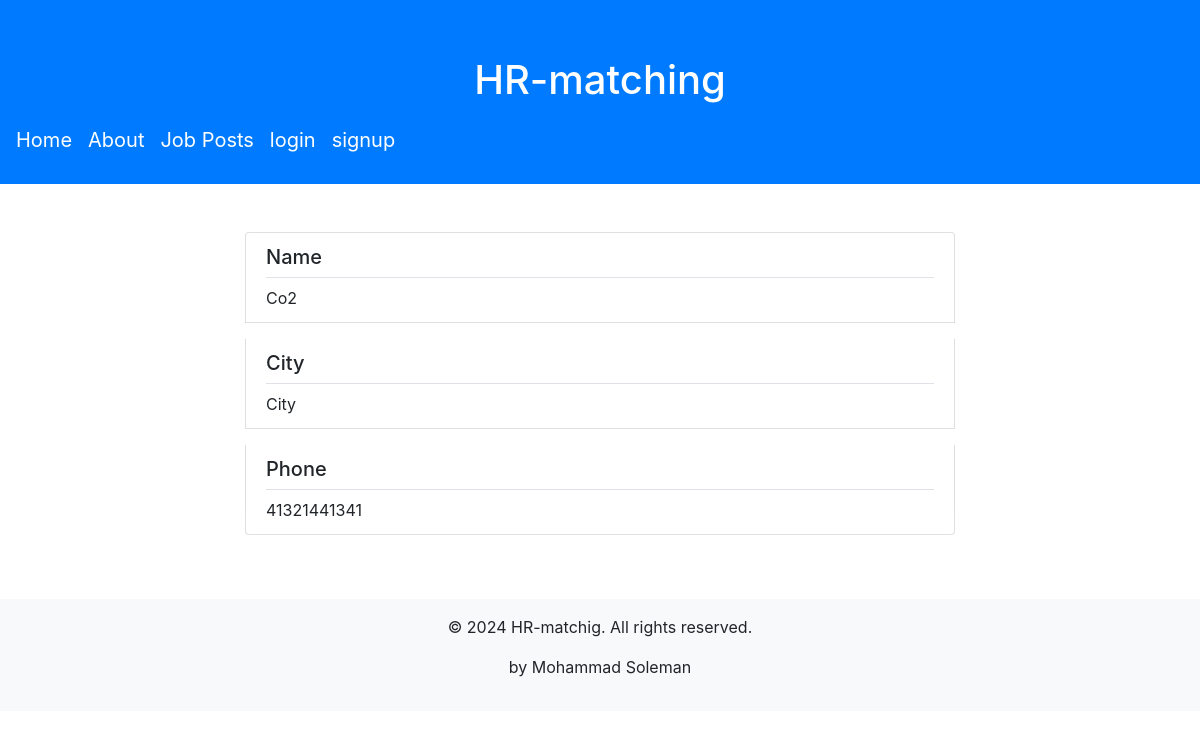
The app's page /company/3/details with its own data.
### mainapp/models.py (models this page shows, shortened)
class Company(models.Model):
    user = models.OneToOneField(User, on_delete=models.CASCADE, primary_key=True)
    name = models.CharField("Name", max_length=100, help_text="Company Name")
    city = models.CharField("City", max_length=100, help_text="Company City")
    phone = models.CharField("Phone", max_length=20, help_text="Company Phone")
    class Meta:
        verbose_name = "Company"
        verbose_name_plural = "Companies"
    def get_fields(self):
        return [
            (field.verbose_name, field.value_from_object(self))
            for field in self._meta.fields
            if field.verbose_name not in ["user"]
        ]

### mainapp/views/company.py (the view)
class CompanyDetailView(DetailView):
    model = Company
    template_name = "mainapp/company/company_detail.html"

### mainapp/templates/mainapp/company/company_detail.html
{% extends "mainapp/bases/detail_base.html" %}

### mainapp/templates/mainapp/bases/detail_base.html
{% extends "base.html" %}
{% block content %}
<div class="container mt-5">
    <div class="row justify-content-center">
        <div class="col-md-8">
            <div class="list-group">
                {% for name, value in object.get_fields %}
                    <div class="list-group-item mb-3">
                        <div class="d-flex justify-content-between align-items-center border-bottom pb-2 mb-2">
                            <h5 class="mb-0">{{ name }}</h5>
                        </div>
                        {% if name == 'Company'%}
                            <a href="{{value.get_absolute_url}}""><p class="mb-0">{{ value.name }}</p></a>
                        {%else%}
                            <p class="mb-0">{{ value }}</p>
                        {%endif%}
                    </div>
                {% endfor %}
            </div>
        </div>
    </div>
</div>
{% endblock %}

### records on screen
Company: get_fields "Co2" "City" "41321441341"

### other values on screen
{{ name }} "Name" "City" "Phone"
